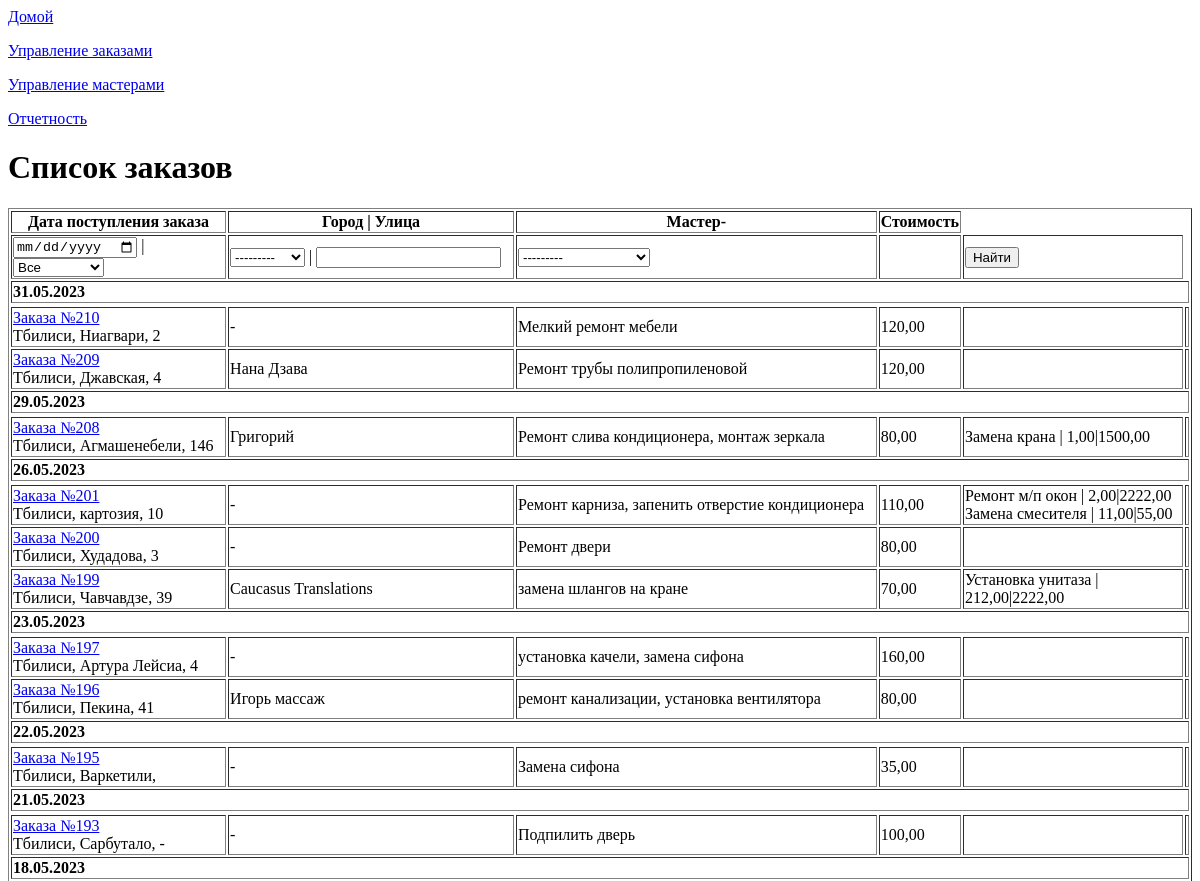
Before: /list_order (upper part) with the older database file.
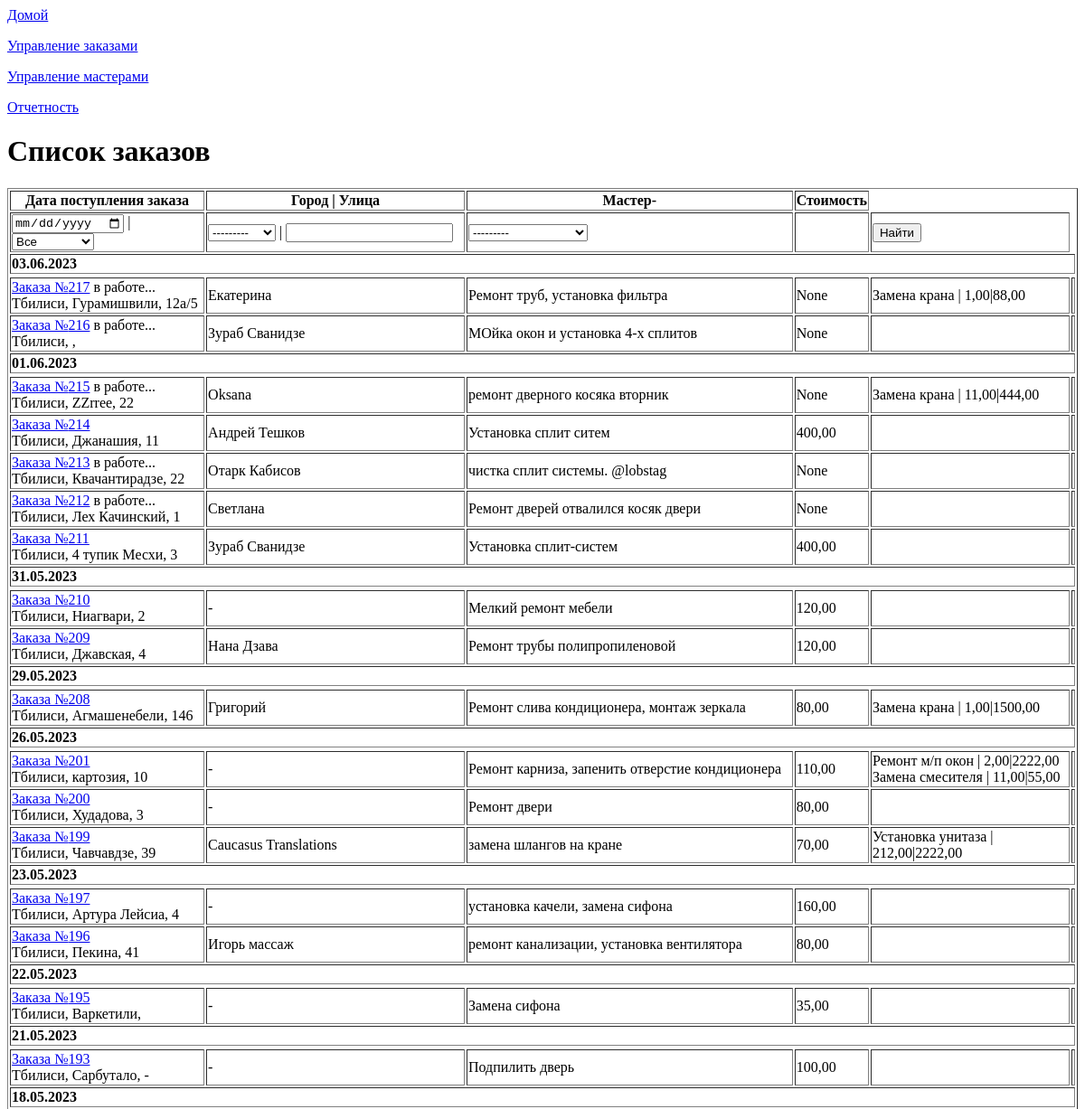
After: the same page with the newer database file.
### app_site/models.py (models this page shows, shortened)
class OrderList(models.Model):
    time_in = models.DateTimeField(auto_now_add=True, verbose_name='Дата заказа')
    time_out = models.DateTimeField(null=True, blank=True, verbose_name='Дата выполнения')
    repairer_id = models.ForeignKey("RepairerList", on_delete=models.SET_NULL, null=True, blank=True,
                                    verbose_name='Мастер', default='', )
    price = models.DecimalField(decimal_places=2, max_digits=7, null=True, blank=True, verbose_name='Стоимость работ')
    text_order = models.CharField(max_length=1500, verbose_name='Описание проблемы', blank=True, null=True)
    customer_name = models.CharField(max_length=50, verbose_name='Ваше имя')
    customer_phone = models.CharField(max_length=16, verbose_name='Номер телефона')
    customer_code = models.CharField(max_length=16, verbose_name='Код организации', blank=True, null=True)
    address_city = models.CharField(max_length=2, choices=CITY_CHOICES, default='TB', null=True, blank=True,
                                    verbose_name='Город')
    work_type = models.CharField(max_length=3, choices=WORK_CHOICES, default='', null=True, blank=True,
                                 verbose_name='Вид работ')
    address_street_app = models.CharField(max_length=150, verbose_name='Улица', null=True, blank=True)
    address_num = models.CharField(max_length=10, verbose_name='Номер дома', null=True, blank=True)
    services = models.ManyToManyField('Service', through='Invoice')

class Invoice(models.Model):
    service_id = models.ForeignKey('Service', on_delete=models.CASCADE, null=True, blank=True, )
    order_id = models.ForeignKey('OrderList', on_delete=models.CASCADE, null=True, blank=True, )
    quantity_type = models.CharField(choices=QUANTITY_CHOICES, max_length=3, null=True, blank=True,
                                     verbose_name='Измерение')
    quantity = models.DecimalField(decimal_places=2, max_digits=7, null=True, blank=True, verbose_name='Количество')
    price = models.DecimalField(decimal_places=2, max_digits=7, null=True, blank=True, verbose_name='Цена')

class Service(models.Model):
    name = models.\
        CharField(null=True, blank=True, max_length=500, verbose_name='Услуга')
    type = models.CharField(choices=WORK_CHOICES, null=True, blank=True, max_length=3, verbose_name='Вид работ')
    def __str__(self):
        return f"{self.name}"

### app_site/views.py (the view)
# urls.py: path('list_order', OrderManagementSystem.as_view(), name='list_order'),
class OrderManagementSystem(ListView):
    model = OrderList
    context_object_name = 'order'
    template_name = 'order_list.html'
    ordering = ['-time_in']
    queryset = OrderList.objects \
        .select_related('repairer_id') \
        .prefetch_related(Prefetch('invoice_set', Invoice.objects
                                   .select_related('service_id')
                                   .defer('quantity_type', 'service_id__type')))\
                .defer('work_type', 'customer_name', 'customer_phone', 'customer_code', 'repairer_id__phone',
               'repairer_id__city', 'repairer_id__email', 'repairer_id__foto', 'repairer_id__active',
               'repairer_id__rating_sum', 'repairer_id__rating_num')
    def get_queryset(self):
        queryset = super().get_queryset()
        self.filterset = OrderFilter(self.request.GET, queryset)
        return self.filterset.qs
    def get_context_data(self, **kwargs):
        context = super().get_context_data(**kwargs)
        context['filterset'] = self.filterset
        return context

### app_site/models.py (called while the page is built)
    def __str__(self):
        return f"{self.name} {self.s_name}"

### app_site/templatetags/custom_filters.py (called while the page is built)
@register.filter()
def choice_tag(value, A):
    try:
        if A=='city':
            a = dict(CITY_CHOICES)
        return f'{a[value]}'
    except KeyError:
        return f''

@register.filter()
def finish_order_tag(value):
    return f'' if value else f' в работе...'

### templates/order_list.html (shortened to what this page needs)
{% extends 'flatpages/default.html' %}
{% load custom_filters %}
{% load custom_tags %}
{% block body %}
<h1>Список заказов</h1>
<table  border="1">
    <tr>
<th>{{ filterset.form.time_in.label }}</th>
<th>{{ filterset.form.address_city.label }} | {{ filterset.form.address_street_app.label }}</th>
<th>{{ filterset.form.repairer_id.label }}</th>
<th>Стоимость</th>
</tr>
    <tr>
<form action="" method="get">
<td>{{ filterset.form.time_in }} | {{ filterset.form.time_out }}</td>
<td>{{ filterset.form.address_city }} | {{ filterset.form.address_street_app }}</td>
<td>{{ filterset.form.repairer_id }}</td>
<td></td>
<td><input type="submit" value="Найти" /></td>
</form>
</tr>
{% regroup order by time_in|date:"d.m.Y" as day %}
    {% for y in day %}
    <tr>
        <td  colspan="6">
            <b>{{ y.grouper }}</b>
        </td>
    <tr>
        {% for i in y.list %}
        <tr>
            <td>
            <a href="{% url 'list_detail' i.pk %}">Заказа №{{ i.pk}}</a>{{ i.time_out | finish_order_tag }}<br>
            {{ i.address_city | choice_tag:'city' }}, {{ i.address_street_app }}, {{ i.address_num }}</td>
            <td>{{ i.customer_name }}</td>
            <td>{{ i.text_order|truncatewords:7 }}</td>
            <td>{{ i.price }}</td>
            <td>{% for d in i.invoice_set.all %} {{d.service_id}} | {{ d.quantity }}|{{ d.price }} <br>{% endfor %}</td>
            <td>
            </tr>
        {% endfor %}
    {% endfor %}
</table>
{% endblock body %}

Changed rows visible on the page:
added OrderList: pk "217", time_out|finish_order_tag "в работе...", address_city|choice_tag "Тбилиси", address_street_app "Гурамишвили", address_num "12а/5", customer_name "Екатерина", text_order "Ремонт труб, установка фильтра", price "None", shown under "03.06.2023"
added Invoice: service_id "Замена крана", quantity "1,00", price "88,00", shown under "217"
added OrderList: pk "216", time_out|finish_order_tag "в работе...", address_city|choice_tag "Тбилиси", customer_name "Зураб Сванидзе", text_order "МОйка окон и установка 4-х сплитов", price "None", shown under "03.06.2023"
added OrderList: pk "215", time_out|finish_order_tag "в работе...", address_city|choice_tag "Тбилиси", address_street_app "ZZrree", address_num "22", customer_name "Oksana", text_order "ремонт дверного косяка вторник", price "None", shown under "01.06.2023"
added Invoice: service_id "Замена крана", quantity "11,00", price "444,00", shown under "215"
added OrderList: pk "214", address_city|choice_tag "Тбилиси", address_street_app "Джанашия", address_num "11", customer_name "Андрей Тешков", text_order "Установка сплит ситем", price "400,00", shown under "01.06.2023"
added OrderList: pk "213", time_out|finish_order_tag "в работе...", address_city|choice_tag "Тбилиси", address_street_app "Квачантирадзе", address_num "22", customer_name "Отарк Кабисов", text_order "чистка сплит системы. @lobstag", price "None", shown under "01.06.2023"
added OrderList: pk "212", time_out|finish_order_tag "в работе...", address_city|choice_tag "Тбилиси", address_street_app "Лех Качинский", address_num "1", customer_name "Светлана", text_order "Ремонт дверей отвалился косяк двери", price "None", shown under "01.06.2023"
added OrderList: pk "211", address_city|choice_tag "Тбилиси", address_street_app "4 тупик Месхи", address_num "3", customer_name "Зураб Сванидзе", text_order "Установка сплит-систем", price "400,00", shown under "01.06.2023"
Other visible differences:
new list line: "03.06.2023"
new list line: "01.06.2023"
